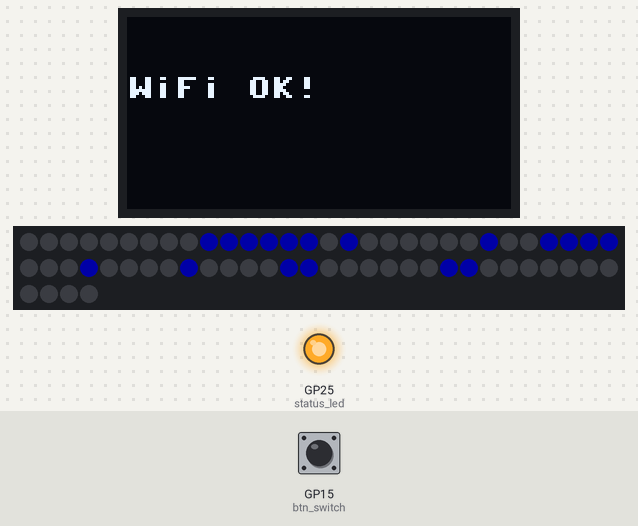
A program run on a simulated Raspberry Pi Pico running MicroPython. Parts: 128×64 one-colour display, 64 RGB LEDs in strip order, left to right, continuing on the next row, output pins drawn as LEDs (lit = HIGH). The test bench sets the inputs (shaded band); at power-on: GP15 (btn_switch) HIGH. Dim RGB values are drawn brighter than linear; WiFi joins after 1.5 s; web requests get an empty 200 reply after 0.4 s; library files of the repository ran but are not shown: sh1106.py; what the program prints to the serial console is not drawn.

Above: at 4.6 s.
At 6.7 s:
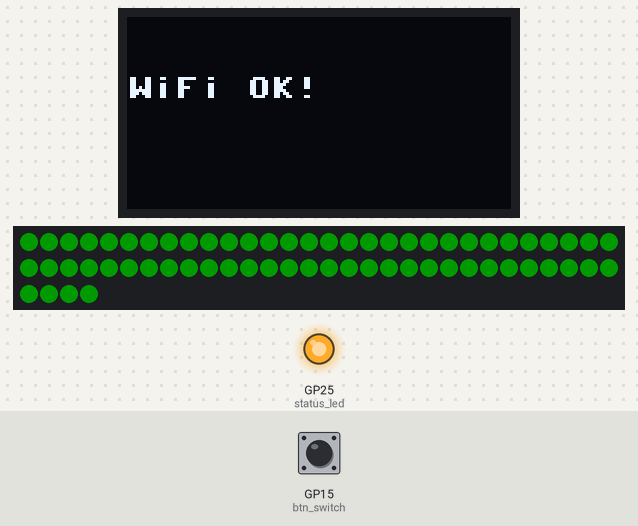
6.8 s: GP15 (btn_switch) pulled LOW for 3.2 s
At 7.6 s:
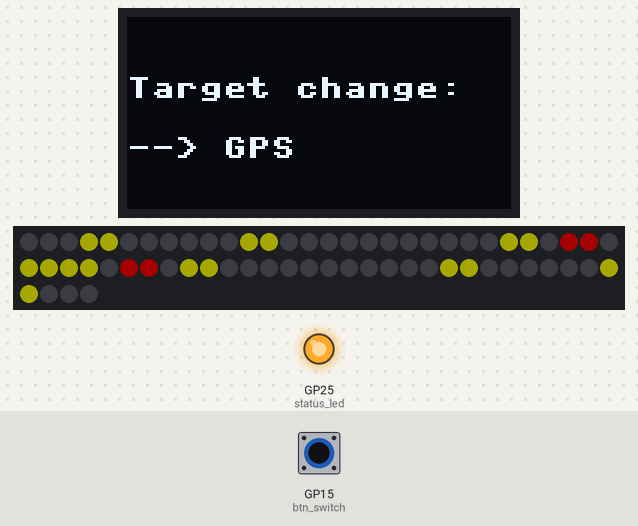
11.9 s: GP15 (btn_switch) pulled LOW for 1 s
At 15.4 s:
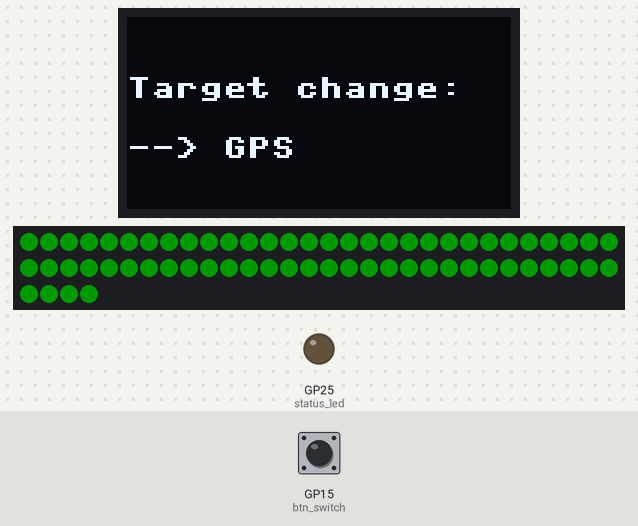
15.7 s: GP15 (btn_switch) pulled LOW for 1 s
At 17.4 s:
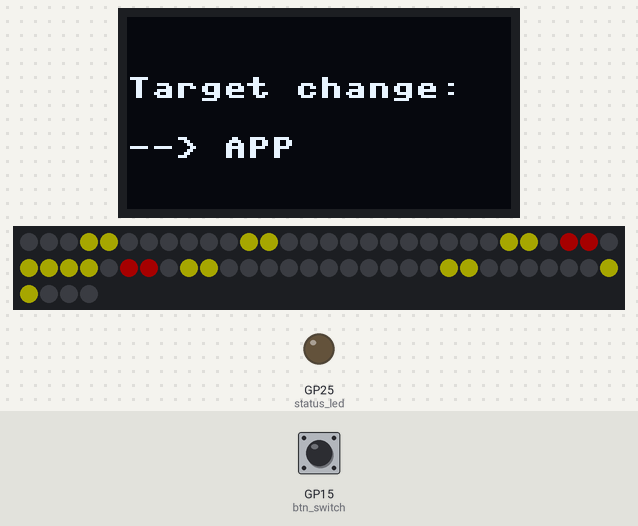
Timing chart, 0 to 18.9 s (numbered marks = the images above; inputs shaded):
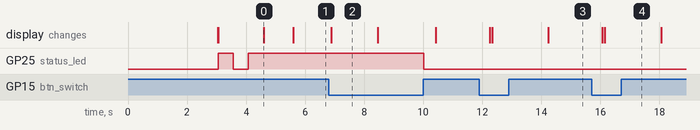

Measured:
- after the input at 6.8 s, the display: changes after 0.08 s (image 2)
- what the display in image 0 shows lasts 1.0 s, from 4.6 s to 5.6 s
- what the display in image 2 shows lasts 1.6 s, from 6.9 s to 8.5 s

The program:

main.py
```python
import network
import urequests
import time
import math
import machine
import neopixel
import json
from sh1106 import SH1106_I2C

print("You have 3 seconds to STOP in Thonny...")
time.sleep(3)

# --- EQUIPMENT INITIALIZATION ---
status_led = machine.Pin("LED", machine.Pin.OUT) # Built-in diode Pico W
status_led.value(0)

# Button to change the goal (GP15 to GND)
btn_switch = machine.Pin(15, machine.Pin.IN, machine.Pin.PULL_UP)

i2c = machine.I2C(0, sda=machine.Pin(4), scl=machine.Pin(5), freq=400000)
oled = SH1106_I2C(128, 64, i2c)

NUM_LEDS = 64
np = neopixel.NeoPixel(machine.Pin(2), NUM_LEDS)

# --- PIXEL ART (Matrix 8x8) ---
COLOR_MAP = { 0: (0,0,0), 1: (255,255,255), 2: (0,255,0), 3: (0,0,40), 4: (40,0,0), 5: (40,40,0) }

ICON_WIFI = [
    0,0,0,0,0,0,0,0,  0,3,3,3,3,3,3,0,  3,0,0,0,0,0,0,3,  0,0,3,3,3,3,0,0,
    0,3,0,0,0,0,3,0,  0,0,0,3,3,0,0,0,  0,0,0,3,3,0,0,0,  0,0,0,0,0,0,0,0
]
ICON_ERROR = [
    4,0,0,0,0,0,0,4,  0,4,0,0,0,0,4,0,  0,0,4,0,0,4,0,0,  0,0,0,4,4,0,0,0,
    0,0,0,4,4,0,0,0,  0,0,4,0,0,4,0,0,  0,4,0,0,0,0,4,0,  4,0,0,0,0,0,0,4
]
ICON_TARGET = [
    0,0,0,5,5,0,0,0,  0,0,0,5,5,0,0,0,  0,0,0,0,0,0,0,0,  5,5,0,4,4,0,5,5,
    5,5,0,4,4,0,5,5,  0,0,0,0,0,0,0,0,  0,0,0,5,5,0,0,0,  0,0,0,5,5,0,0,0
]

def show_frame(frame_data):
    for i in range(NUM_LEDS):
        np[i] = COLOR_MAP.get(frame_data[i], (0,0,0))
    np.write()

# --- LOADING CONFIGURATION ---
try:
    with open('config.json', 'r') as f: config = json.load(f)
    WIFI_SSID = config.get('ssid', '')
    WIFI_PASS = config.get('password', '')
    BASE_API_URL = config.get('api_url', '').rsplit('/', 1)[0] # Cuting end /1
    HOME_LAT = float(config.get('home_lat', 0.0))
    HOME_LON = float(config.get('home_lon', 0.0))
except Exception as e:
    WIFI_SSID = ""
    BASE_API_URL = ""

# --- OLED GRAPHICS (Shortened for code readability) ---
def draw_circle(x0, y0, r, c=1):
    f = 1 - r; ddf_x = 1; ddf_y = -2 * r; x = 0; y = r
    oled.pixel(x0, y0+r, c); oled.pixel(x0, y0-r, c); oled.pixel(x0+r, y0, c); oled.pixel(x0-r, y0, c)
    while x < y:
        if f >= 0: y -= 1; ddf_y += 2; f += ddf_y
        x += 1; ddf_x += 2; f += ddf_x
        oled.pixel(x0+x, y0+y, c); oled.pixel(x0-x, y0+y, c); oled.pixel(x0+x, y0-y, c); oled.pixel(x0-x, y0-y, c)
        oled.pixel(x0+y, y0+x, c); oled.pixel(x0-y, y0+x, c); oled.pixel(x0+y, y0-x, c); oled.pixel(x0-y, y0-x, c)

def draw_globe(cx, cy, r, offset):
    draw_circle(cx, cy, r, 1)
    oled.hline(cx - int(r*0.86), cy - r//2, int(r*1.72), 1)
    oled.hline(cx - r, cy, 2*r, 1)
    oled.hline(cx - int(r*0.86), cy + r//2, int(r*1.72), 1)
    spacing = r // 2
    for i in range(5):
        lx = cx - r + ((offset + i * spacing) % (2 * r))
        dx = abs(lx - cx)
        if dx < r:
            dy = int(math.sqrt(r*r - dx*dx))
            oled.vline(lx, cy - dy, dy * 2, 1)

def play_cinematic(lat_val, lon_val, target_name):
    show_frame(ICON_TARGET)
    for offset in range(0, 40, 4):
        oled.fill(0)
        oled.text(f"SZUKAM: {target_name}", 0, 0)
        draw_globe(64, 32, 22, offset)
        oled.show()
        time.sleep(0.1)
    time.sleep(1)

# --- MATHEMATICS GPS ---
def calculate_distance(lat1, lon1, lat2, lon2):
    R = 6371; dLat = math.radians(lat2 - lat1); dLon = math.radians(lon2 - lon1)
    a = math.sin(dLat/2)**2 + math.cos(math.radians(lat1)) * math.cos(math.radians(lat2)) * math.sin(dLon/2)**2
    return R * (2 * math.atan2(math.sqrt(a), math.sqrt(1-a)))

def calculate_azimuth(lat1, lon1, lat2, lon2):
    lat1, lon1, lat2, lon2 = map(math.radians, [lat1, lon1, lat2, lon2])
    dLon = lon2 - lon1
    x = math.sin(dLon) * math.cos(lat2)
    y = math.cos(lat1) * math.sin(lat2) - (math.sin(lat1) * math.cos(lat2) * math.cos(dLon))
    return (math.degrees(math.atan2(x, y)) + 360) % 360

# --- CONNECTION WI-FI ---
def connect_wifi_or_setup():
    wlan = network.WLAN(network.STA_IF)
    wlan.active(True)

    if not WIFI_SSID:
        show_frame(ICON_WIFI)
        oled.fill(0)
        oled.text("--- SETUP ---", 16, 0)
        oled.text("1.Connect to WiFi:", 0, 16)
        oled.text("picosetup: password", 0, 26)
        oled.text("2.Go to:", 0, 42)
        oled.text("192.168.4.1", 0, 52)
        oled.show()
        import setup_server
        setup_server.start_ap_and_server()
        return False

    wlan.connect(WIFI_SSID, WIFI_PASS)
    oled.fill(0)
    oled.text("Connecting to WiFi...", 0, 20)
    oled.show()

    timeout = 15
    while not wlan.isconnected() and timeout > 0:
        status_led.toggle() # Flashing when connecting
        show_frame(ICON_WIFI)
        time.sleep(0.5)
        timeout -= 0.5

    if wlan.isconnected():
        status_led.value(1) # Connected
        oled.fill(0); oled.text("WiFi OK!", 0, 20); oled.show()
        time.sleep(1)
        return True
    else:
        show_frame(ICON_ERROR)
        oled.fill(0)
        oled.text("CONNECTION FAILED!", 0, 0)
        oled.show()
        time.sleep(3)
        import setup_server
        setup_server.start_ap_and_server()
        return False

# --- MAIN LOOP OF THE PROGRAM ---
if connect_wifi_or_setup():
    target_id = 3 # 1 = GPS, 3 = APP
    target_names = {1: "GPS", 3: "APP"}

    current_distance = 0.0
    current_speed = 0.0
    lat = 0.0
    lon = 0.0

    last_fetch_time = 0
    last_btn_press = 0
    last_anim_time = time.ticks_ms()

    FETCH_INTERVAL = 10000
    ANIM_INTERVAL = 360000

    while True:
        now = time.ticks_ms()

        # --- OPERATION OF THE CHANGE TARGET BUTTON ---
        if not btn_switch.value(): # JIf the button is pressed (short to GND)
            if time.ticks_diff(now, last_btn_press) > 500: # Debouncing (Protection against contact vibration)
                target_id = 3 if target_id == 1 else 1 # Zmiana celu
                last_btn_press = now
                last_fetch_time = 0 # Forces immediate download of new data

                show_frame(ICON_TARGET)
                oled.fill(0)
                oled.text(f"Target change:", 0, 20)
                oled.text(f"--> {target_names[target_id]}", 0, 40)
                oled.show()
                time.sleep(1.5)

        # --- DOWNLOADING DATA FROM API ---
        if time.ticks_diff(now, last_fetch_time) > FETCH_INTERVAL:
            try:
                status_led.value(0) # Heartbeat OFF
                # Dynamic URL depending on the selected target!
                current_api_url = f"{BASE_API_URL}/{target_id}"

                response = urequests.get(current_api_url)
                data = response.json()
                response.close()

                lat = data['latitude']
                lon = data['longitude']
                current_speed = data['speed'] * 1.852

                current_distance = calculate_distance(HOME_LAT, HOME_LON, lat, lon)
                azimuth = calculate_azimuth(HOME_LAT, HOME_LON, lat, lon)

                oled.fill(0)
                oled.text(f"{target_names[target_id]} {current_distance:.1f} km", 0, 0)
                oled.text(f"Speed: {current_speed:.1f} km/h", 0, 16)
                oled.text(f"Azimuth: {int(azimuth)} st", 0, 32)
                oled.text(f"{lat:.4f} {lon:.4f}", 0, 56)
                oled.show()

                last_fetch_time = now
                status_led.value(1) # Heartbeat ON
            except Exception as e:
                show_frame(ICON_ERROR)
                status_led.value(0) # Dign off the LED if there is an error

        # --- Animation ---
        if time.ticks_diff(now, last_anim_time) > ANIM_INTERVAL and lat != 0.0:
            play_cinematic(lat, lon, target_names[target_id])
            last_anim_time = time.ticks_ms()
            last_fetch_time = 0

        # --- MATRIX LED (Colors depending on distance) ---
        if current_distance <= 10.0: base_color = (0, 255, 0)
        elif current_distance <= 40.0: base_color = (255, 150, 0)
        else: base_color = (255, 0, 0)

        if current_speed > 2.0:
            pulse = (math.sin(now / 300) + 1) / 2
            brightness = 0.05 + (pulse * 0.5)
        else:
            brightness = 0.1

        r = int(base_color[0] * brightness)
        g = int(base_color[1] * brightness)
        b = int(base_color[2] * brightness)

        # Displays smooth color only if we do not press the button and there is no error
        if btn_switch.value():
            for i in range(NUM_LEDS): np[i] = (r, g, b)
            np.write()

        time.sleep(0.05)
```
